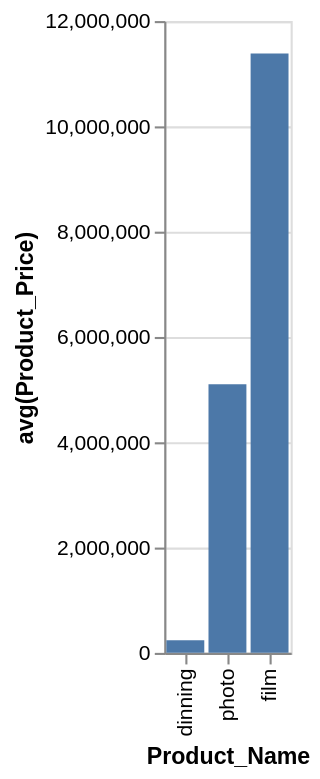

Vega-Lite specification for this chart:
### Vega-Lite specification from a JSON file in a GitHub repository (floating-point values rounded to 4 significant figures)
{"data": {"values": [{"x_data": "dinning", "y_data": 238700.0}, {"x_data": "photo", "y_data": 5103000.0}, {"x_data": "film", "y_data": 11390000.0}]}, "mark": "bar", "encoding": {"x": {"field": "x_data", "type": "nominal", "title": "Product_Name", "sort": {"op": "sum", "field": "y_data", "order": "ascending"}}, "y": {"field": "y_data", "type": "quantitative", "title": "avg(Product_Price)"}}}
